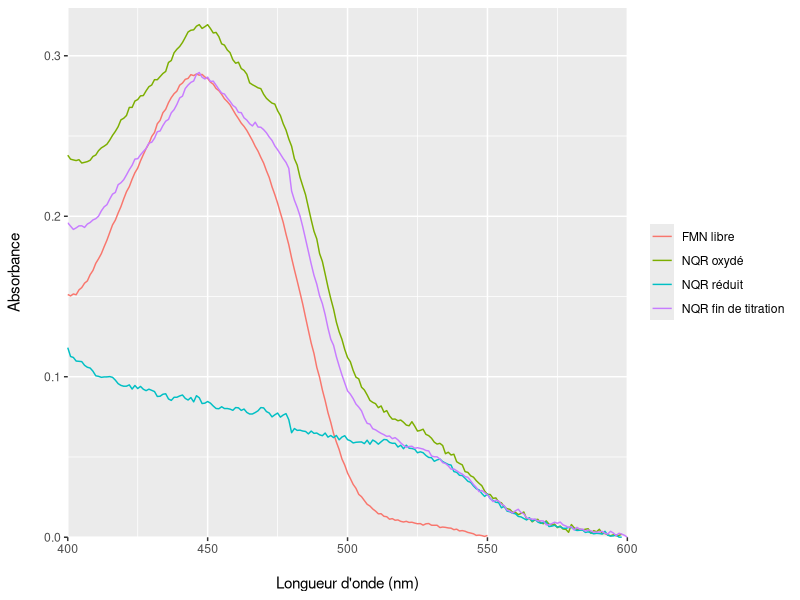
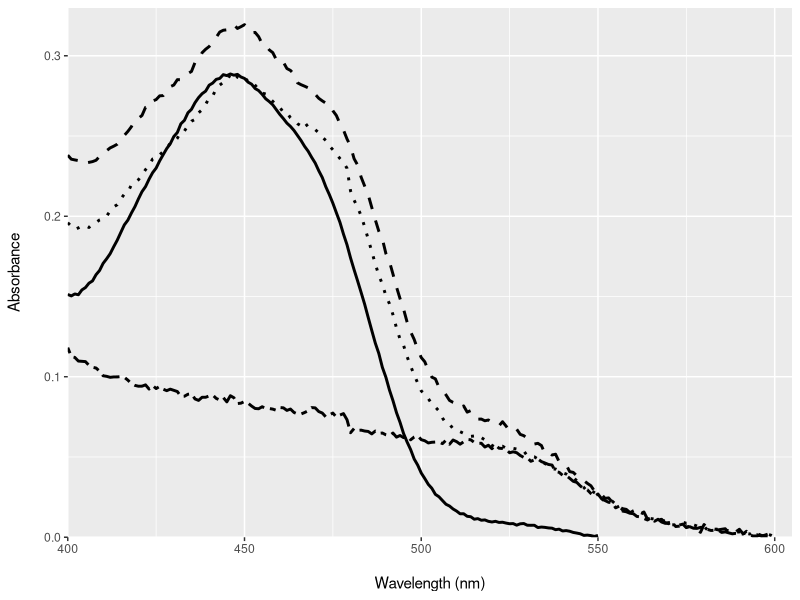

Recreate these plots in R, in order.
graphics.off()
remove(list = ls())

library(ggplot2)
library(cowplot)
library(reshape2)

data <- read.csv("ControleTitrationNQR.csv", header = TRUE)
df.600 <- data[data$wavelength == 600,]

result <- data.frame(abs = numeric(0))

for (i in (2:5)) {
  x <- data[,i] - data[,i][data[,1] == 600]
  result <- rbind(result, data.frame(abs = x))
}

data2 <- melt(data, id = "wavelength")

result <- cbind(result, data2[,1:2])

result$abs[result$variable == "FMN_libre"] <- result$abs[result$variable == "FMN_libre"]/2.05

g <- ggplot(data = result,
            aes(x = wavelength, 
                y = abs, 
                color = factor(variable, 
                               labels = c("FMN libre", "NQR oxydé", "NQR réduit", "NQR fin de titration"))))+
  geom_line() +
  theme(legend.title = element_blank()) +
  scale_x_continuous(name = "\nLongueur d'onde (nm)",
                     expand = c(0,0),
                     limits = c(400, 600)) +
  scale_y_continuous(name = "Absorbance\n",
                     expand = c(0,0),
                     limits = c(0,0.33))
g

save_plot("control_titration_NQR_fr.png", g, base_aspect_ratio = 1.3)

g <- ggplot(data = result,
            aes(x = wavelength, 
                y = abs, 
                linetype = variable))+
  geom_line(size = 1) +
  scale_linetype_manual(values = c("solid", "dashed", "twodash", "dotted")) +
  theme(legend.position = "none") +
  scale_x_continuous(name = "\nWavelength (nm)",
                     expand = c(0,0),
                     limits = c(400, 605)) +
  scale_y_continuous(name = "Absorbance\n",
                     expand = c(0,0),
                     limits = c(0,0.33))
g
save_plot("control_titration_NQR.png", g, base_aspect_ratio = 1.3)

